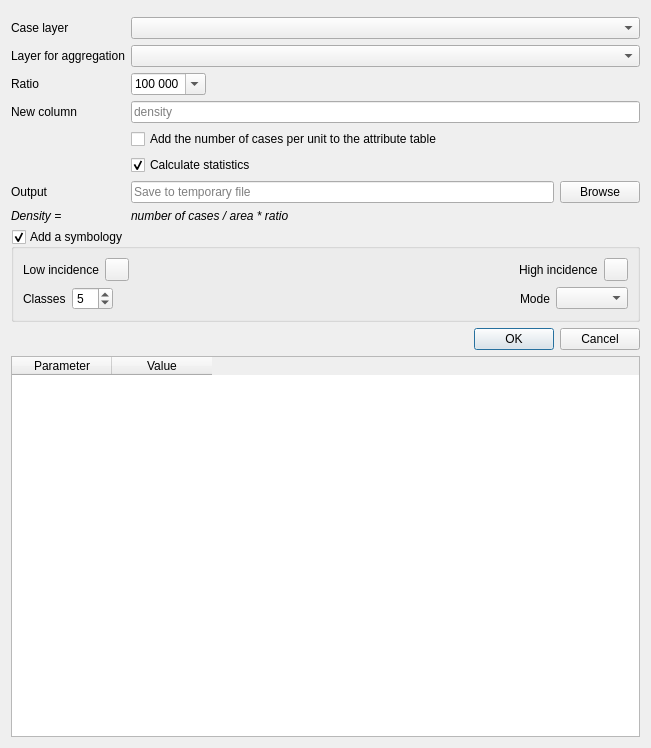
<?xml version="1.0" encoding="UTF-8"?>
<ui version="4.0">
 <class>Density</class>
 <widget class="QDialog" name="Density">
  <property name="geometry">
   <rect>
    <x>0</x>
    <y>0</y>
    <width>651</width>
    <height>748</height>
   </rect>
  </property>
  <property name="windowTitle">
   <string>Density</string>
  </property>
  <layout class="QVBoxLayout" name="verticalLayout">
   <item>
    <widget class="QgsMessageBar" name="messageBar" native="true"/>
   </item>
   <item>
    <layout class="QFormLayout" name="formLayout">
     <property name="fieldGrowthPolicy">
      <enum>QFormLayout::ExpandingFieldsGrow</enum>
     </property>
     <item row="0" column="0">
      <widget class="QLabel" name="label_4">
       <property name="text">
        <string>Case layer</string>
       </property>
      </widget>
     </item>
     <item row="0" column="1">
      <widget class="QComboBox" name="cbx_case_layer">
       <property name="sizePolicy">
        <sizepolicy hsizetype="Expanding" vsizetype="Fixed">
         <horstretch>0</horstretch>
         <verstretch>0</verstretch>
        </sizepolicy>
       </property>
      </widget>
     </item>
     <item row="1" column="0">
      <widget class="QLabel" name="label">
       <property name="text">
        <string>Layer for aggregation</string>
       </property>
      </widget>
     </item>
     <item row="1" column="1">
      <widget class="QComboBox" name="cbx_aggregation_layer">
       <property name="sizePolicy">
        <sizepolicy hsizetype="Expanding" vsizetype="Fixed">
         <horstretch>0</horstretch>
         <verstretch>0</verstretch>
        </sizepolicy>
       </property>
      </widget>
     </item>
     <item row="3" column="0">
      <widget class="QLabel" name="label_3">
       <property name="text">
        <string>New column</string>
       </property>
      </widget>
     </item>
     <item row="3" column="1">
      <widget class="QLineEdit" name="le_new_column">
       <property name="maxLength">
        <number>10</number>
       </property>
       <property name="placeholderText">
        <string>density</string>
       </property>
      </widget>
     </item>
     <item row="2" column="0">
      <widget class="QLabel" name="label_2">
       <property name="text">
        <string>Ratio</string>
       </property>
      </widget>
     </item>
     <item row="2" column="1">
      <widget class="QComboBox" name="cbx_ratio">
       <property name="editable">
        <bool>true</bool>
       </property>
       <property name="currentIndex">
        <number>4</number>
       </property>
       <item>
        <property name="text">
         <string>10</string>
        </property>
       </item>
       <item>
        <property name="text">
         <string>100</string>
        </property>
       </item>
       <item>
        <property name="text">
         <string>1 000</string>
        </property>
       </item>
       <item>
        <property name="text">
         <string>10 000</string>
        </property>
       </item>
       <item>
        <property name="text">
         <string>100 000</string>
        </property>
       </item>
      </widget>
     </item>
     <item row="4" column="1">
      <widget class="QCheckBox" name="checkBox_addNbIntersections">
       <property name="toolTip">
        <string>Add the number of cases per unit to the attribute table</string>
       </property>
       <property name="text">
        <string>Add the number of cases per unit to the attribute table</string>
       </property>
      </widget>
     </item>
     <item row="5" column="1">
      <widget class="QCheckBox" name="checkBox_incidence_runStats">
       <property name="text">
        <string>Calculate statistics</string>
       </property>
       <property name="checked">
        <bool>true</bool>
       </property>
      </widget>
     </item>
     <item row="7" column="0">
      <widget class="QLabel" name="label_7">
       <property name="text">
        <string>&lt;html&gt;&lt;head/&gt;&lt;body&gt;&lt;p&gt;&lt;span style=&quot; font-style:italic;&quot;&gt;Density =&lt;/span&gt;&lt;/p&gt;&lt;/body&gt;&lt;/html&gt;</string>
       </property>
      </widget>
     </item>
     <item row="7" column="1">
      <widget class="QLabel" name="label_8">
       <property name="text">
        <string>&lt;html&gt;&lt;head/&gt;&lt;body&gt;&lt;p&gt;&lt;span style=&quot; font-style:italic;&quot;&gt;number of cases / area * ratio&lt;/span&gt;&lt;/p&gt;&lt;/body&gt;&lt;/html&gt;</string>
       </property>
      </widget>
     </item>
     <item row="6" column="0">
      <widget class="QLabel" name="label_5">
       <property name="text">
        <string>Output</string>
       </property>
      </widget>
     </item>
     <item row="6" column="1">
      <layout class="QHBoxLayout" name="horizontalLayout">
       <item>
        <widget class="QLineEdit" name="le_output_filepath">
         <property name="placeholderText">
          <string>Save to temporary file</string>
         </property>
        </widget>
       </item>
       <item>
        <widget class="QPushButton" name="button_browse">
         <property name="text">
          <string>Browse</string>
         </property>
        </widget>
       </item>
      </layout>
     </item>
    </layout>
   </item>
   <item>
    <widget class="QgsCollapsibleGroupBox" name="symbology">
     <property name="title">
      <string>Add a symbology</string>
     </property>
     <property name="checkable">
      <bool>true</bool>
     </property>
     <property name="collapsed">
      <bool>false</bool>
     </property>
     <layout class="QVBoxLayout" name="verticalLayout_3">
      <item>
       <layout class="QHBoxLayout" name="horizontalLayout_3">
        <item>
         <widget class="QLabel" name="label_9">
          <property name="text">
           <string>Low incidence</string>
          </property>
         </widget>
        </item>
        <item>
         <widget class="QgsColorButtonV2" name="color_low_value">
          <property name="color">
           <color>
            <red>255</red>
            <green>246</green>
            <blue>246</blue>
           </color>
          </property>
         </widget>
        </item>
        <item>
         <spacer name="horizontalSpacer">
          <property name="orientation">
           <enum>Qt::Horizontal</enum>
          </property>
          <property name="sizeHint" stdset="0">
           <size>
            <width>40</width>
            <height>20</height>
           </size>
          </property>
         </spacer>
        </item>
        <item>
         <widget class="QLabel" name="label_10">
          <property name="text">
           <string>High incidence</string>
          </property>
         </widget>
        </item>
        <item>
         <widget class="QgsColorButtonV2" name="color_high_value">
          <property name="color">
           <color>
            <red>202</red>
            <green>33</green>
            <blue>36</blue>
           </color>
          </property>
         </widget>
        </item>
       </layout>
      </item>
      <item>
       <layout class="QHBoxLayout" name="horizontalLayout_4">
        <item>
         <widget class="QLabel" name="label_11">
          <property name="text">
           <string>Classes</string>
          </property>
         </widget>
        </item>
        <item>
         <widget class="QSpinBox" name="spinBox_classes">
          <property name="minimum">
           <number>1</number>
          </property>
          <property name="value">
           <number>5</number>
          </property>
         </widget>
        </item>
        <item>
         <spacer name="horizontalSpacer_2">
          <property name="orientation">
           <enum>Qt::Horizontal</enum>
          </property>
          <property name="sizeHint" stdset="0">
           <size>
            <width>40</width>
            <height>20</height>
           </size>
          </property>
         </spacer>
        </item>
        <item>
         <widget class="QLabel" name="label_12">
          <property name="text">
           <string>Mode</string>
          </property>
         </widget>
        </item>
        <item>
         <widget class="QComboBox" name="cbx_mode"/>
        </item>
       </layout>
      </item>
     </layout>
    </widget>
   </item>
   <item>
    <widget class="QDialogButtonBox" name="button_box_ok">
     <property name="orientation">
      <enum>Qt::Horizontal</enum>
     </property>
     <property name="standardButtons">
      <set>QDialogButtonBox::Cancel|QDialogButtonBox::Ok</set>
     </property>
    </widget>
   </item>
   <item>
    <layout class="QHBoxLayout" name="horizontalLayout_2">
     <item>
      <widget class="QTableWidget" name="tableWidget">
       <property name="minimumSize">
        <size>
         <width>200</width>
         <height>0</height>
        </size>
       </property>
       <property name="verticalScrollBarPolicy">
        <enum>Qt::ScrollBarAsNeeded</enum>
       </property>
       <property name="horizontalScrollBarPolicy">
        <enum>Qt::ScrollBarAlwaysOff</enum>
       </property>
       <attribute name="verticalHeaderVisible">
        <bool>false</bool>
       </attribute>
       <column>
        <property name="text">
         <string>Parameter</string>
        </property>
       </column>
       <column>
        <property name="text">
         <string>Value</string>
        </property>
       </column>
      </widget>
     </item>
     <item>
      <layout class="QVBoxLayout" name="layout_plot"/>
     </item>
    </layout>
   </item>
  </layout>
 </widget>
 <customwidgets>
  <customwidget>
   <class>QgsCollapsibleGroupBox</class>
   <extends>QGroupBox</extends>
   <header>qgscollapsiblegroupbox.h</header>
   <container>1</container>
  </customwidget>
  <customwidget>
   <class>QgsColorButtonV2</class>
   <extends>QToolButton</extends>
   <header>qgscolorbuttonv2.h</header>
  </customwidget>
  <customwidget>
   <class>QgsMessageBar</class>
   <extends>QWidget</extends>
   <header>qgis/gui.h</header>
   <container>1</container>
  </customwidget>
 </customwidgets>
 <resources/>
 <connections/>
</ui>
